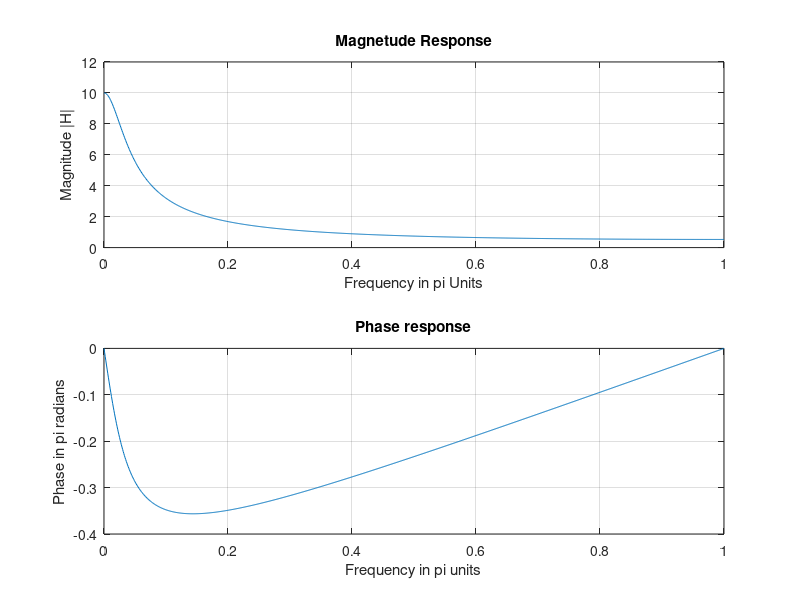

Write MATLAB code to recreate this figure.
clc;
clear all;
close all;

% Define the system impulse response h(n)
w = 0:0.001:1;
H = exp(1j*w*pi)./(exp(1j*w*pi)-0.9*ones(1,1001));
subplot(2,1,1);
plot(w,abs(H));
grid on;
title('Magnetude Response');
xlabel('Frequency in pi Units');
ylabel('Magnitude |H|');
subplot(2,1,2);
plot(w, angle(H)/pi);
grid on;
title('Phase response');
xlabel('Frequency in pi units');
ylabel('Phase in pi radians');